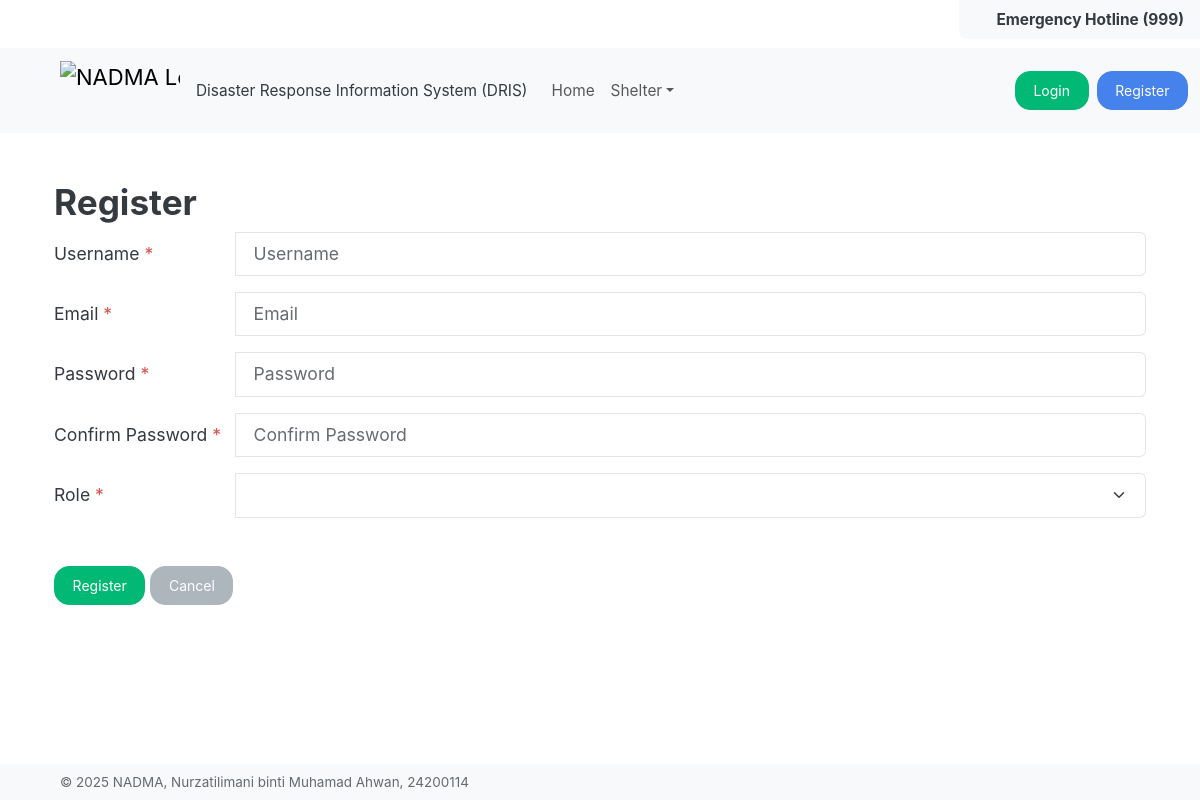
The app's page /auth/register, older data.
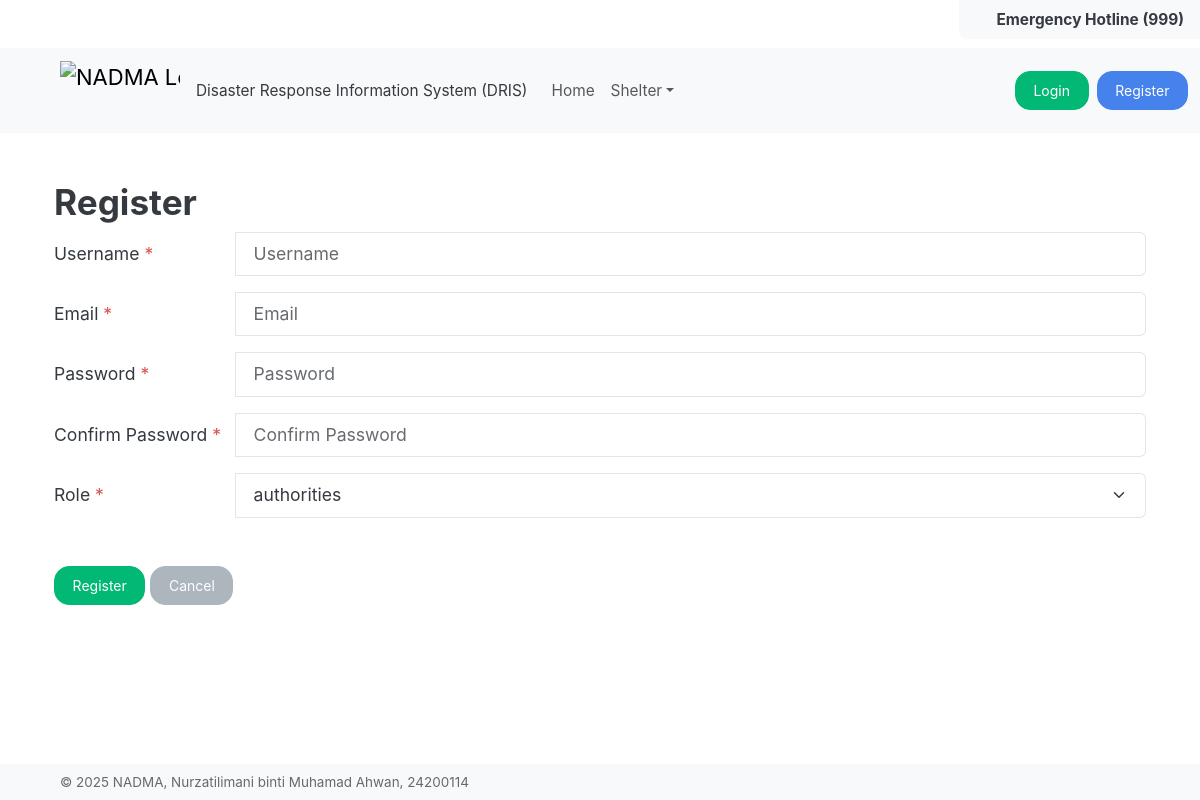
The same page, newer data.
### UserManagement/models.py (models this page shows, shortened)
class Role(models.Model):
    id = models.AutoField(primary_key=True)
    name = models.CharField(
        max_length=100,
        unique=True,
        choices=[
            ('authorities', 'Authorities'),
            ('citizens', 'Citizens'),
            ('volunteers', 'Volunteers'),
        ]
    )
    created_at = models.DateTimeField(auto_now_add=True)

### UserManagement/views.py (the view, shortened to what this page needs)
# urls.py: path("register", register_view, name="register"),
def register_view(request):
    roles = Role.objects.all()
    role_options = [{'value': role.id, 'label': role.name} for role in roles]
    fieldConfig = [
        {'type': 'text', 'name': 'username', 'label': 'Username', 'placeholder': 'Username', 'required': True},
        {'type': 'email', 'name': 'email', 'label': 'Email', 'placeholder': 'Email', 'required': True},
        {'type': 'password', 'name': 'password', 'label': 'Password', 'placeholder': 'Password', 'required': True},
        {'type': 'password', 'name': 'confirm_password', 'label': 'Confirm Password', 'placeholder': 'Confirm Password', 'required': True},
        {'type': 'select', 'name': 'role', 'label': 'Role', 'options': role_options, 'required': True},
    ]
    errors = {}
    return render(request, 'user/register.html', {'fieldConfig': fieldConfig, 'form_errors': errors})

### templates/user/register.html (shortened to what this page needs)
{% extends "base.html" %}
{% block content %}
<div class="container mt-5">
  <h2>Register</h2>
  {% include "components/form/form.html" with fieldConfig=fieldConfig submit_label="Register" %}
</div>
{% endblock %}

### templates/components/select/select.html (shortened to what this page needs)
    <label for="{{ field.id|default:field.name }}" class="col-sm-2 col-form-label">
        {{ field.label|default:'' }}
        {% if field.required %}<span class="text-danger">*</span>{% endif %}</label>
<select
  name="{{ field.name }}"
  id="{{ field.id|default:field.name }}"
  class="form-select"
  {% if field.required %}required{% endif %}
>
  {% for option in field.options %}
    <option value="{{ option.value }}" {% if option.value == field.value %}selected{% endif %}>
      {{ option.label }}
    </option>
  {% endfor %}
</select>

Row changes from the older to the newer data that the page shows:
added Role: role "authorities"
